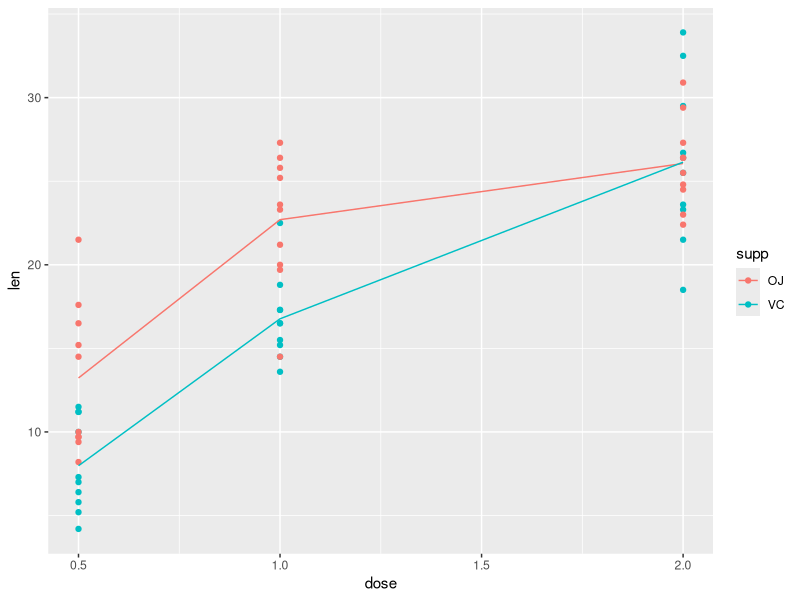

The R script that drew this image:
## ---- chunk 1
# Setup Code, include libraries.
library(ggplot2)
library(datasets)
library(dplyr)
tg <- ToothGrowth
str(tg)
## ---- chunk 2
tg_summary <- tg %>%
    group_by(dose, supp) %>%
    summarise(len = mean(len))

g <- ggplot(data = tg, aes(x = dose, y = len)) + 
     geom_point(aes(group=supp, colour=supp)) +
     geom_line(data=tg_summary, aes(group=supp, colour=supp))

print(g)
## ---- chunk 3
tg_oj <- filter(tg, supp == 'OJ')
tg_vc <- filter(tg, supp == 'VC')
summary(tg)
## ---- chunk 4
tg_summary
## ---- chunk 5
ldif <- tg_oj$len - tg_vc$len
cdata <- data.frame(tg_oj$dose, ldif)
names(cdata) <- c("dose", "length_diff")
## ---- chunk 6
cdose <- 0.5
data <- filter(cdata, dose == cdose)
tr <- t.test(data)
## ---- chunk 7
cdose <- 1.0
data <- filter(cdata, dose == cdose)
tr <- t.test(data)
## ---- chunk 8
cdose <- 2.0
data <- filter(cdata, dose == cdose)
tr <- t.test(data)
